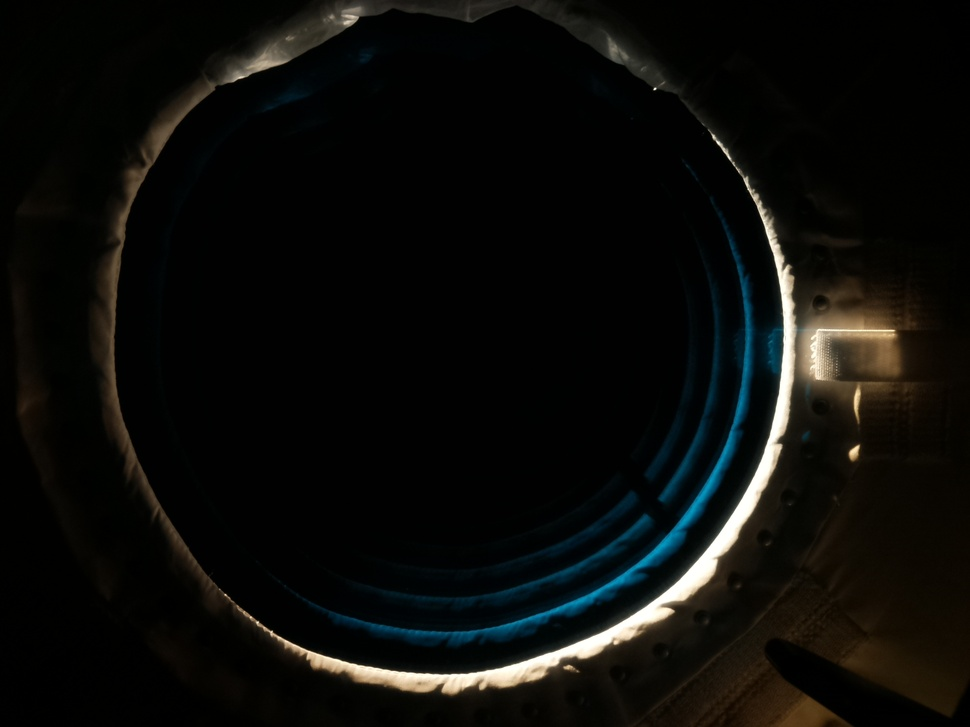
#> input picture all-images/image_0004_CLD_RAW.jpg, 970 x 727 px, shrunk from 1296 x 972 before the run; its folder holds only this picture in this run
$ python ndviv2.py
#> lines starting #> are read from the running program, lines starting #| are printed output that depends on the picture; after the words box and inside, x2 and y2 are one past the last pixel; in counts of white or black regions, pixels touching at a corner belong together
### handler.py
import PIL.Image
import PIL.ExifTags
import re
import os
from geopy.geocoders import Nominatim


class CoordinateHandler:
    def get_images(self, directory: str) -> list:
        d = directory
        paths = []
        for path in os.listdir(d):
            full_path = os.path.abspath(os.path.join(d, path))
            if os.path.isfile(full_path):
                paths.append(full_path)
        return paths

    # [78 lines left out: functions get_coords, get_locations, not called in this run]


class DataHandler:
    """Class used to handle reading image data and writing NDVI data.
    """
    def __init__(self) -> None:
        self.xla_headers = [
            "ImgID",
            "NDVI"
        ]
        self.xla_csv_record_id = 0

    def get_image_ids(self, directory: str) -> list:
        """Find image ids of images in given directory.

        Args:
            directory: str = Name of directory in which images are saved.

        Returns:
            list = list of image ids.
        """

        d = directory
        ids = []

        # For each file in the directory:
        for path in os.listdir(d):
            # Find the id from the filename.
            id = path[6:10]
            ids.append(id)

        # Return all ids.
        return ids

    def get_data_dicts(self, ids: list, ndvis: list) -> list:
        """Get all records.

        Args:
            ids: list = List of all image ids of images.
            ndvis: list = List of all NDVIs of corresponding images.

        Returns:
            list: list of dictionaries of each record.
        """

        datas = []

        # For each image id:
        for i, id in enumerate(ids):
            # Form data dictionary,
            # consisting of Image ID and corresponding NDVI of image.
            data = {"ImgID": id, "NDVI": ndvis[i]}
            datas.append(data)

        # Return list of all dictionaries.
        return datas

    def setup_xla_csv(self) -> None:
        """Create NDVI specific CSV file and write column headers to it.
        """

        # Create empty CSV file for NDVI Logging.
        with open("xla.csv", 'w') as file:
            # Write column headers into the file.
            header = ','.join(column for column in self.xla_headers) + '\n'
            file.write(header)

    def log_xla_csv(self, data: dict) -> None:
        """Log a record into the XLA CSV file.

        Args:
            data: dict = Dictionary including record data.
        """
        record = ""

        # Append each value in the data dictionary
        # to the record, separated by commas.
        for key in self.xla_headers:
            record += str(data[key])
            record += ','
        # Remove last comma and moves to next line to mark
        # the end of a record and the start of a new one.
        record = record[:-1] + '\n'

        # Open CSV file.
        with open("xla.csv", 'a') as file:
            # Append record into file.
            file.write(record)

        self.xla_csv_record_id += 1

### ndviv2.py
"""
Developed by: Team Equinox
Description: Revised code responsible for recalculating NDVI.

References:
- NumPy library: https://numpy.org/doc/stable/
- OpenCV library: https://docs.opencv.org/4.x/
"""


import numpy as np
import cv2

from handler import CoordinateHandler, DataHandler


class NDVI:
    """Class responsible for calculating NDVI and applyig NDVI color maps to images."""

    def apply_ndvi(self, path: str) -> np.ndarray:
        """Apply NDVI grayscale colormap to image at path.

        Args:
            path: str = Path of image to be color mapped.

        Returns:
            np.ndarray = Multi-channel array representing image.
        """
#> called with path = 'all-images/image_0004_CLD_RAW.jpg'

        # Register image on cv2 and call function to apply color map.
        img = cv2.imread(path)
#> img is the input picture: shape (727, 970, 3); mean B, G, R 10.1, 12.5, 12.2
        # Call the function to create the color mapped image, using the image as arguments
        return self.apply_color_map(img)

    def contrast_stretch(self, image: np.ndarray) -> np.ndarray:
        """Apply stretched contrast to image.

        Args:
            image: np.ndarray = Image to be contrasted.

        Returns:
            np.ndarray = Multi-channel array representing image.
        """

        in_min = np.percentile(image, 5)
        in_max = np.percentile(image, 95)

        out_min = 0.0
        out_max = 255.0

        out = image - in_min
        out *= ((out_min - out_max) / (in_min - in_max))
        out += in_min

        return out

    def calc_ndvi(self, image: np.ndarray) -> np.ndarray:
        """Calculate NDVI for each pixel and return value to array,
        making a grayscale NDVI color map.

        Args:
            image: np.ndarray = Image to be color mapped.

        Returns:
            np.ndarray = Multi-channel array representing image.
        """

        # Extract blue and red band values from image.
        blue, red = cv2.split(image)[0], cv2.split(image)[2]
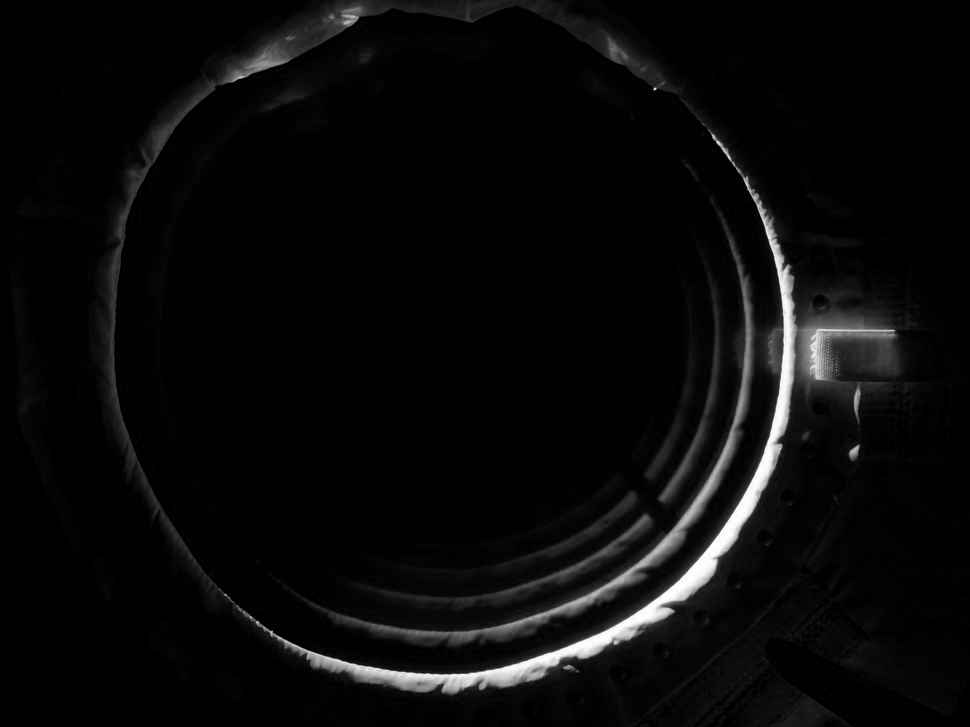
#> blue: shape (727, 970); min 0, max 255, mean 10.1
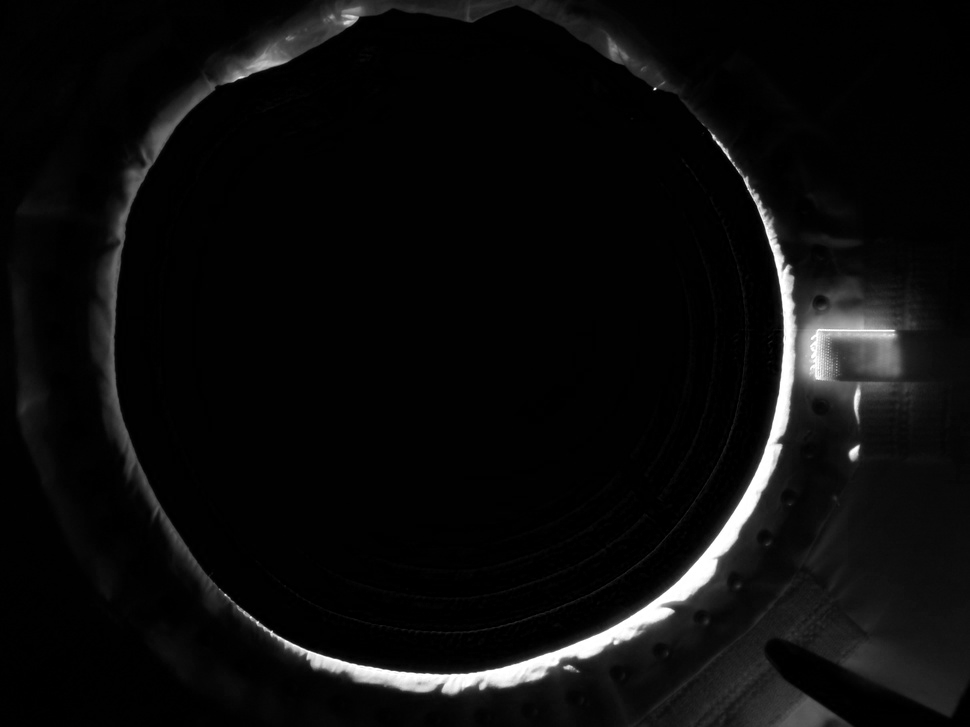
#> red: shape (727, 970); min 0, max 255, mean 12.2

        # Set the denomincator to the values of
        # the blue added to the red band of the image.
        bottom = (red.astype(float) + blue.astype(float))
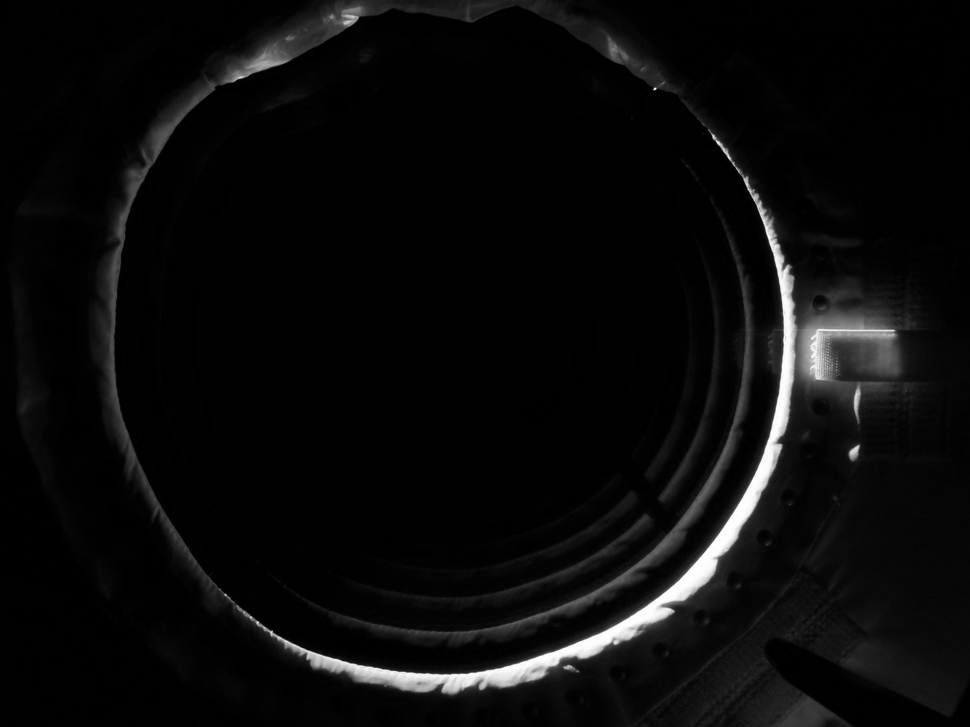
#> bottom: shape (727, 970) float64; min 0, max 510, mean 22.4; drawn with min black and max white
        bottom[bottom == 0] = 0.01
#> bottom: shape (727, 970) float64; 4.17% of pixels changed, all inside (x1, y1, x2, y2) = (0, 0, 970, 727)

        # Calculate the NDVI using the NDVI equation.
        ndvi = (blue.astype(float) - red) / bottom
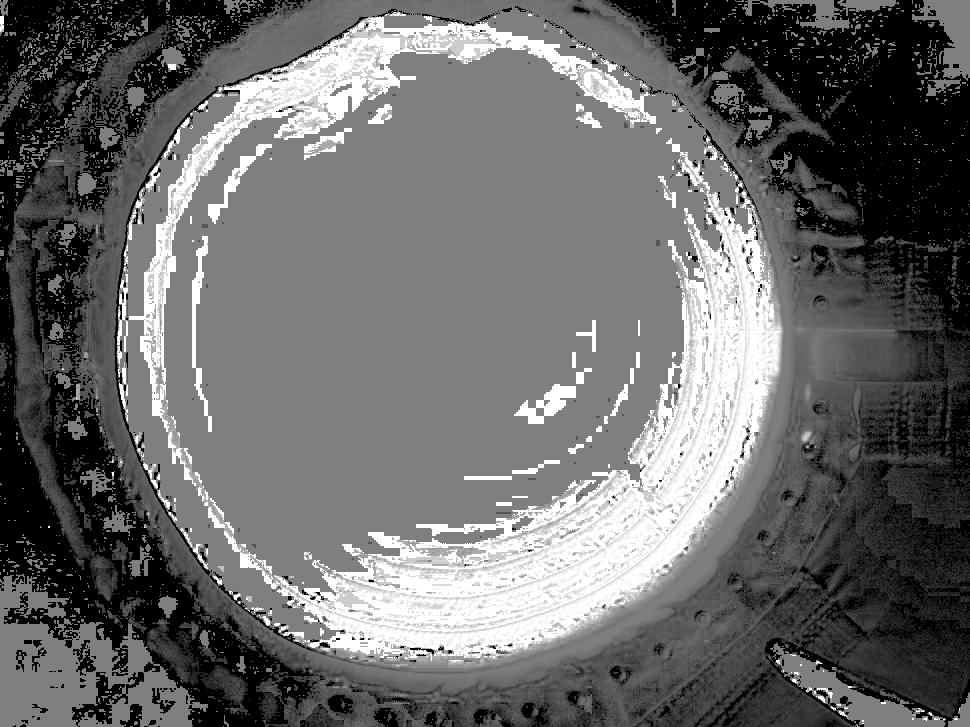
#> ndvi: shape (727, 970) float64; min -1, max 1, mean -0.17; drawn with min black and max white

        # Return array.
        return ndvi

    def apply_color_map(self, image: np.ndarray) -> np.ndarray:
        """Apply sequence of color maps to get
        NDVI grayscale color map as final result.

        Args:
            image: np.ndarray = Image to be color mapped.

        Returns:
            np.ndarray = Multi-channel array representing image.
        """

        # Call the function to apply the contrast.
        #contrasted = self.contrast_stretch(image)

        # Call the function to calculate NDVI.
        ndvi = self.calc_ndvi(image)

        # Calculate average NDVI value
        ndvi_value = np.average(ndvi)
#> ndvi_value = -0.17

        return ndvi_value


if __name__ == "__main__":
    ch = CoordinateHandler()
    dh = DataHandler()
    ndvi = NDVI()

    # Get NDVIs of all images.
    ndvis = []
    for path in ch.get_images("all-images"):
        ndvis.append(ndvi.apply_ndvi(path))

    # Get data dictionaries.
    datas = dh.get_data_dicts(dh.get_image_ids("all-images"), ndvis)
#> the loop in get_data_dicts, `for i, id in enumerate(ids):` made 1 pass
#> data on pass 1: {'ImgID': '0004', 'NDVI': -0.17}
#> after the loop in get_data_dicts, `for i, id in enumerate(ids):`: datas = 1 item
#> datas = 1 item

    # Save each record into XLA CSV file.
    dh.setup_xla_csv()
    for data in datas:
        dh.log_xla_csv(data)
#> this loop made 1 pass
#> record in log_xla_csv on pass 1: ''

$ run again, on all-images/image_0024_CLD_RAW.jpg
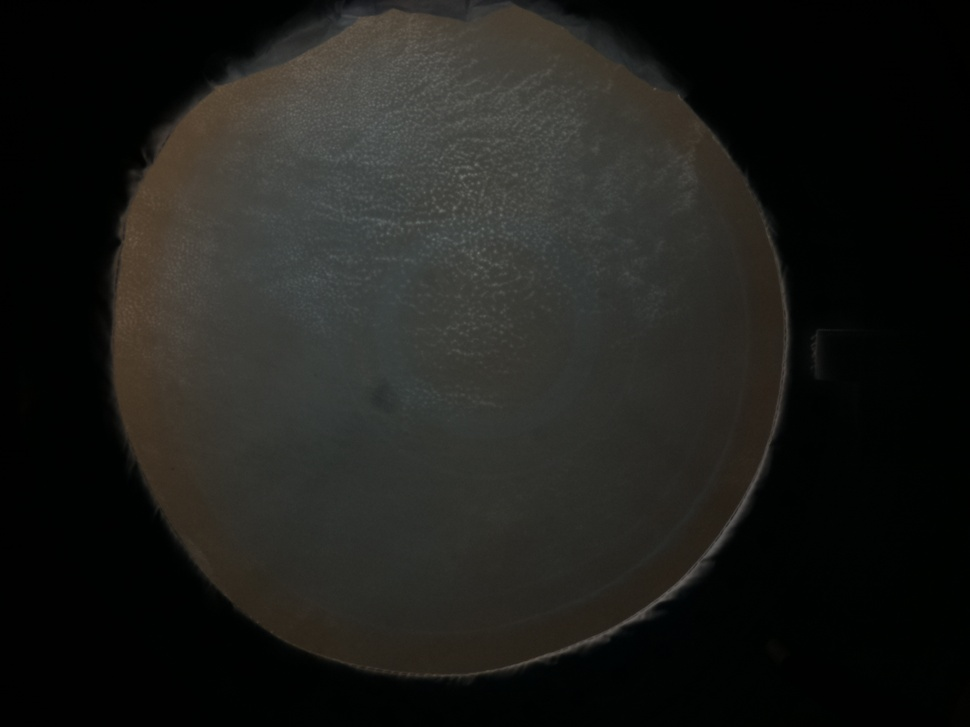
#> input picture all-images/image_0024_CLD_RAW.jpg, 970 x 727 px, shrunk from 1296 x 972 before the run
#> in apply_ndvi, img is the input picture: shape (727, 970, 3); mean B, G, R 26.7, 29.8, 29.6
#> in calc_ndvi, `bottom = (red.astype(float) + blue.astype(float))`:
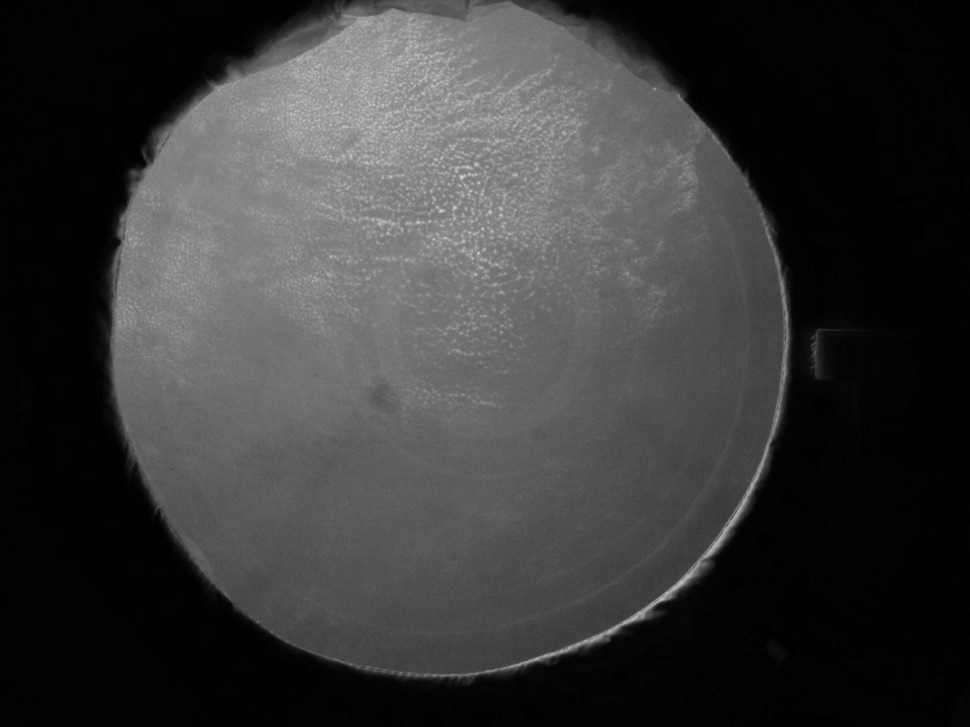
#> bottom: shape (727, 970) float64; min 0, max 219, mean 56.3
#> in calc_ndvi, `ndvi = (blue.astype(float) - red) / bottom`:
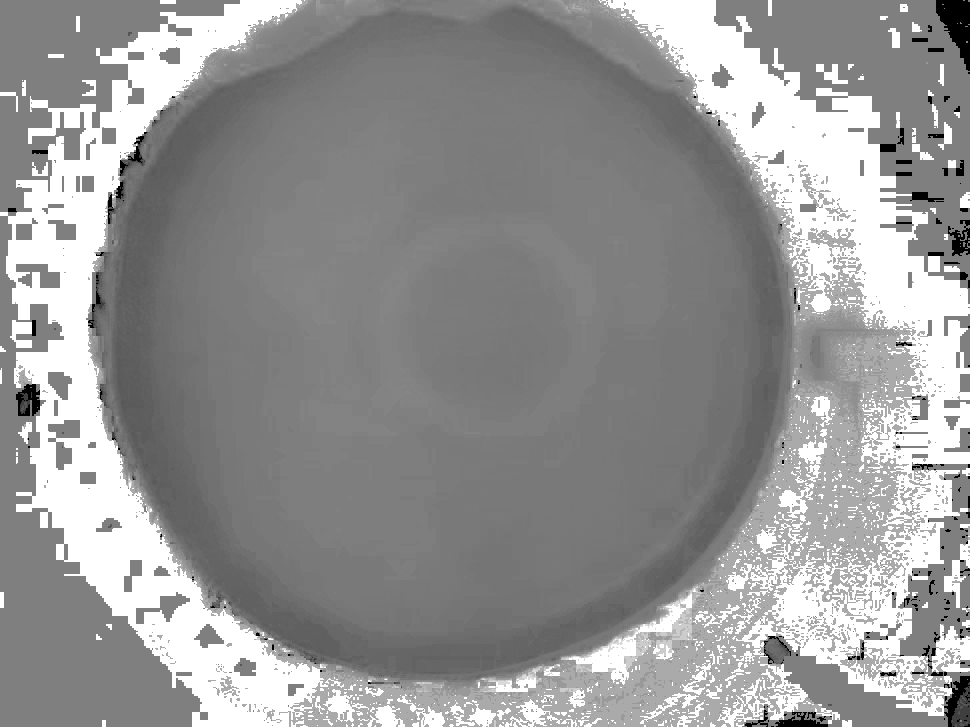
#> ndvi: shape (727, 970) float64; min -1, max 1, mean 0.181; drawn with min black and max white
#> ndvi_value = 0.181
#> the loop in get_data_dicts, `for i, id in enumerate(ids):` made 1 pass
#> data on pass 1: {'ImgID': '0024', 'NDVI': 0.181}
#> after the loop in get_data_dicts, `for i, id in enumerate(ids):`: datas = 1 item
#> the loop `for data in datas:` made 1 pass
#> record in log_xla_csv on pass 1: ''
